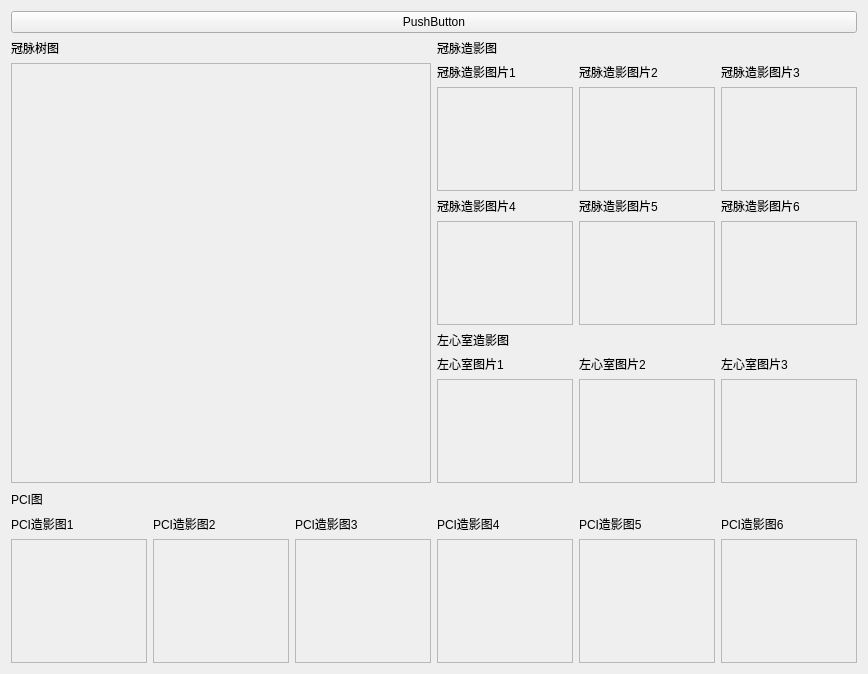
<?xml version="1.0" encoding="UTF-8"?>
<ui version="4.0">
 <class>CWidgetReportPic</class>
 <widget class="QWidget" name="CWidgetReportPic">
  <property name="geometry">
   <rect>
    <x>0</x>
    <y>0</y>
    <width>868</width>
    <height>674</height>
   </rect>
  </property>
  <property name="windowTitle">
   <string>Form</string>
  </property>
  <layout class="QVBoxLayout" name="verticalLayout_18" stretch="0,3,0,1">
   <item>
    <widget class="QPushButton" name="pushButton">
     <property name="text">
      <string>PushButton</string>
     </property>
    </widget>
   </item>
   <item>
    <layout class="QHBoxLayout" name="horizontalLayout_4" stretch="1,1">
     <item>
      <layout class="QVBoxLayout" name="verticalLayout" stretch="0,0">
       <item>
        <widget class="QLabel" name="label">
         <property name="sizePolicy">
          <sizepolicy hsizetype="Fixed" vsizetype="Fixed">
           <horstretch>0</horstretch>
           <verstretch>0</verstretch>
          </sizepolicy>
         </property>
         <property name="text">
          <string>冠脉树图</string>
         </property>
        </widget>
       </item>
       <item>
        <widget class="QLabel" name="image">
         <property name="sizePolicy">
          <sizepolicy hsizetype="Minimum" vsizetype="Minimum">
           <horstretch>0</horstretch>
           <verstretch>0</verstretch>
          </sizepolicy>
         </property>
         <property name="minimumSize">
          <size>
           <width>200</width>
           <height>200</height>
          </size>
         </property>
         <property name="frameShape">
          <enum>QFrame::StyledPanel</enum>
         </property>
         <property name="text">
          <string/>
         </property>
         <property name="pixmap">
          <pixmap resource="../PathologyInfo/PicResource.qrc">:/VesselTree/Balance.bmp</pixmap>
         </property>
        </widget>
       </item>
      </layout>
     </item>
     <item>
      <layout class="QVBoxLayout" name="verticalLayout_2" stretch="1,1,1,1,1">
       <item>
        <widget class="QLabel" name="label_3">
         <property name="sizePolicy">
          <sizepolicy hsizetype="Fixed" vsizetype="Fixed">
           <horstretch>0</horstretch>
           <verstretch>0</verstretch>
          </sizepolicy>
         </property>
         <property name="text">
          <string>冠脉造影图</string>
         </property>
         <property name="alignment">
          <set>Qt::AlignCenter</set>
         </property>
        </widget>
       </item>
       <item>
        <layout class="QHBoxLayout" name="horizontalLayout" stretch="1,1,1">
         <item>
          <layout class="QVBoxLayout" name="verticalLayout_12">
           <item>
            <widget class="QLabel" name="label_21">
             <property name="sizePolicy">
              <sizepolicy hsizetype="Fixed" vsizetype="Fixed">
               <horstretch>0</horstretch>
               <verstretch>0</verstretch>
              </sizepolicy>
             </property>
             <property name="text">
              <string>冠脉造影图片1</string>
             </property>
            </widget>
           </item>
           <item>
            <widget class="QLabelWithDoubleClick" name="image1">
             <property name="frameShape">
              <enum>QFrame::StyledPanel</enum>
             </property>
             <property name="text">
              <string/>
             </property>
            </widget>
           </item>
          </layout>
         </item>
         <item>
          <layout class="QVBoxLayout" name="verticalLayout_4">
           <item>
            <widget class="QLabel" name="label_5">
             <property name="sizePolicy">
              <sizepolicy hsizetype="Fixed" vsizetype="Fixed">
               <horstretch>0</horstretch>
               <verstretch>0</verstretch>
              </sizepolicy>
             </property>
             <property name="text">
              <string>冠脉造影图片2</string>
             </property>
            </widget>
           </item>
           <item>
            <widget class="QLabelWithDoubleClick" name="image2">
             <property name="frameShape">
              <enum>QFrame::StyledPanel</enum>
             </property>
             <property name="text">
              <string/>
             </property>
            </widget>
           </item>
          </layout>
         </item>
         <item>
          <layout class="QVBoxLayout" name="verticalLayout_5">
           <item>
            <widget class="QLabel" name="label_6">
             <property name="sizePolicy">
              <sizepolicy hsizetype="Fixed" vsizetype="Fixed">
               <horstretch>0</horstretch>
               <verstretch>0</verstretch>
              </sizepolicy>
             </property>
             <property name="text">
              <string>冠脉造影图片3</string>
             </property>
            </widget>
           </item>
           <item>
            <widget class="QLabelWithDoubleClick" name="image3">
             <property name="frameShape">
              <enum>QFrame::StyledPanel</enum>
             </property>
             <property name="text">
              <string/>
             </property>
            </widget>
           </item>
          </layout>
         </item>
        </layout>
       </item>
       <item>
        <layout class="QHBoxLayout" name="horizontalLayout_2" stretch="1,1,1">
         <item>
          <layout class="QVBoxLayout" name="verticalLayout_6">
           <item>
            <widget class="QLabel" name="label_7">
             <property name="sizePolicy">
              <sizepolicy hsizetype="Fixed" vsizetype="Fixed">
               <horstretch>0</horstretch>
               <verstretch>0</verstretch>
              </sizepolicy>
             </property>
             <property name="text">
              <string>冠脉造影图片4</string>
             </property>
            </widget>
           </item>
           <item>
            <widget class="QLabelWithDoubleClick" name="image4">
             <property name="frameShape">
              <enum>QFrame::StyledPanel</enum>
             </property>
             <property name="text">
              <string/>
             </property>
            </widget>
           </item>
          </layout>
         </item>
         <item>
          <layout class="QVBoxLayout" name="verticalLayout_7">
           <item>
            <widget class="QLabel" name="label_8">
             <property name="sizePolicy">
              <sizepolicy hsizetype="Fixed" vsizetype="Fixed">
               <horstretch>0</horstretch>
               <verstretch>0</verstretch>
              </sizepolicy>
             </property>
             <property name="text">
              <string>冠脉造影图片5</string>
             </property>
            </widget>
           </item>
           <item>
            <widget class="QLabelWithDoubleClick" name="image5">
             <property name="toolTip">
              <string/>
             </property>
             <property name="frameShape">
              <enum>QFrame::StyledPanel</enum>
             </property>
             <property name="text">
              <string/>
             </property>
            </widget>
           </item>
          </layout>
         </item>
         <item>
          <layout class="QVBoxLayout" name="verticalLayout_8">
           <item>
            <widget class="QLabel" name="label_9">
             <property name="sizePolicy">
              <sizepolicy hsizetype="Fixed" vsizetype="Fixed">
               <horstretch>0</horstretch>
               <verstretch>0</verstretch>
              </sizepolicy>
             </property>
             <property name="text">
              <string>冠脉造影图片6</string>
             </property>
            </widget>
           </item>
           <item>
            <widget class="QLabelWithDoubleClick" name="image6">
             <property name="frameShape">
              <enum>QFrame::StyledPanel</enum>
             </property>
             <property name="text">
              <string/>
             </property>
            </widget>
           </item>
          </layout>
         </item>
        </layout>
       </item>
       <item>
        <widget class="QLabel" name="label_10">
         <property name="sizePolicy">
          <sizepolicy hsizetype="Fixed" vsizetype="Fixed">
           <horstretch>0</horstretch>
           <verstretch>0</verstretch>
          </sizepolicy>
         </property>
         <property name="text">
          <string>左心室造影图</string>
         </property>
         <property name="alignment">
          <set>Qt::AlignCenter</set>
         </property>
        </widget>
       </item>
       <item>
        <layout class="QHBoxLayout" name="horizontalLayout_3" stretch="1,1,1">
         <item>
          <layout class="QVBoxLayout" name="verticalLayout_9">
           <item>
            <widget class="QLabel" name="label_11">
             <property name="sizePolicy">
              <sizepolicy hsizetype="Fixed" vsizetype="Fixed">
               <horstretch>0</horstretch>
               <verstretch>0</verstretch>
              </sizepolicy>
             </property>
             <property name="text">
              <string>左心室图片1</string>
             </property>
            </widget>
           </item>
           <item>
            <widget class="QLabelWithDoubleClick" name="image7">
             <property name="frameShape">
              <enum>QFrame::StyledPanel</enum>
             </property>
             <property name="text">
              <string/>
             </property>
            </widget>
           </item>
          </layout>
         </item>
         <item>
          <layout class="QVBoxLayout" name="verticalLayout_10">
           <item>
            <widget class="QLabel" name="label_12">
             <property name="sizePolicy">
              <sizepolicy hsizetype="Fixed" vsizetype="Fixed">
               <horstretch>0</horstretch>
               <verstretch>0</verstretch>
              </sizepolicy>
             </property>
             <property name="text">
              <string>左心室图片2</string>
             </property>
            </widget>
           </item>
           <item>
            <widget class="QLabelWithDoubleClick" name="image8">
             <property name="frameShape">
              <enum>QFrame::StyledPanel</enum>
             </property>
             <property name="text">
              <string/>
             </property>
            </widget>
           </item>
          </layout>
         </item>
         <item>
          <layout class="QVBoxLayout" name="verticalLayout_11">
           <item>
            <widget class="QLabel" name="label_13">
             <property name="sizePolicy">
              <sizepolicy hsizetype="Fixed" vsizetype="Fixed">
               <horstretch>0</horstretch>
               <verstretch>0</verstretch>
              </sizepolicy>
             </property>
             <property name="text">
              <string>左心室图片3</string>
             </property>
            </widget>
           </item>
           <item>
            <widget class="QLabelWithDoubleClick" name="image9">
             <property name="frameShape">
              <enum>QFrame::StyledPanel</enum>
             </property>
             <property name="text">
              <string/>
             </property>
            </widget>
           </item>
          </layout>
         </item>
        </layout>
       </item>
      </layout>
     </item>
    </layout>
   </item>
   <item>
    <layout class="QHBoxLayout" name="horizontalLayout_6">
     <item>
      <widget class="QLabel" name="label_15">
       <property name="sizePolicy">
        <sizepolicy hsizetype="Fixed" vsizetype="Fixed">
         <horstretch>0</horstretch>
         <verstretch>0</verstretch>
        </sizepolicy>
       </property>
       <property name="text">
        <string>PCI图</string>
       </property>
       <property name="alignment">
        <set>Qt::AlignLeading|Qt::AlignLeft|Qt::AlignVCenter</set>
       </property>
      </widget>
     </item>
     <item>
      <spacer name="horizontalSpacer">
       <property name="orientation">
        <enum>Qt::Horizontal</enum>
       </property>
       <property name="sizeHint" stdset="0">
        <size>
         <width>40</width>
         <height>20</height>
        </size>
       </property>
      </spacer>
     </item>
    </layout>
   </item>
   <item>
    <layout class="QHBoxLayout" name="horizontalLayout_5" stretch="1,1,1,1,1,1">
     <item>
      <layout class="QVBoxLayout" name="verticalLayout_17">
       <item>
        <widget class="QLabel" name="label_14">
         <property name="sizePolicy">
          <sizepolicy hsizetype="Fixed" vsizetype="Fixed">
           <horstretch>0</horstretch>
           <verstretch>0</verstretch>
          </sizepolicy>
         </property>
         <property name="text">
          <string>PCI造影图1</string>
         </property>
        </widget>
       </item>
       <item>
        <widget class="QLabelWithDoubleClick" name="image10">
         <property name="frameShape">
          <enum>QFrame::StyledPanel</enum>
         </property>
         <property name="text">
          <string/>
         </property>
        </widget>
       </item>
      </layout>
     </item>
     <item>
      <layout class="QVBoxLayout" name="verticalLayout_16">
       <item>
        <widget class="QLabel" name="label_16">
         <property name="sizePolicy">
          <sizepolicy hsizetype="Fixed" vsizetype="Fixed">
           <horstretch>0</horstretch>
           <verstretch>0</verstretch>
          </sizepolicy>
         </property>
         <property name="text">
          <string>PCI造影图2</string>
         </property>
        </widget>
       </item>
       <item>
        <widget class="QLabelWithDoubleClick" name="image11">
         <property name="frameShape">
          <enum>QFrame::StyledPanel</enum>
         </property>
         <property name="text">
          <string/>
         </property>
        </widget>
       </item>
      </layout>
     </item>
     <item>
      <layout class="QVBoxLayout" name="verticalLayout_15">
       <item>
        <widget class="QLabel" name="label_17">
         <property name="sizePolicy">
          <sizepolicy hsizetype="Fixed" vsizetype="Fixed">
           <horstretch>0</horstretch>
           <verstretch>0</verstretch>
          </sizepolicy>
         </property>
         <property name="text">
          <string>PCI造影图3</string>
         </property>
        </widget>
       </item>
       <item>
        <widget class="QLabelWithDoubleClick" name="image12">
         <property name="frameShape">
          <enum>QFrame::StyledPanel</enum>
         </property>
         <property name="text">
          <string/>
         </property>
        </widget>
       </item>
      </layout>
     </item>
     <item>
      <layout class="QVBoxLayout" name="verticalLayout_14">
       <item>
        <widget class="QLabel" name="label_18">
         <property name="sizePolicy">
          <sizepolicy hsizetype="Fixed" vsizetype="Fixed">
           <horstretch>0</horstretch>
           <verstretch>0</verstretch>
          </sizepolicy>
         </property>
         <property name="text">
          <string>PCI造影图4</string>
         </property>
        </widget>
       </item>
       <item>
        <widget class="QLabelWithDoubleClick" name="image13">
         <property name="frameShape">
          <enum>QFrame::StyledPanel</enum>
         </property>
         <property name="text">
          <string/>
         </property>
        </widget>
       </item>
      </layout>
     </item>
     <item>
      <layout class="QVBoxLayout" name="verticalLayout_13">
       <item>
        <widget class="QLabel" name="label_19">
         <property name="sizePolicy">
          <sizepolicy hsizetype="Fixed" vsizetype="Fixed">
           <horstretch>0</horstretch>
           <verstretch>0</verstretch>
          </sizepolicy>
         </property>
         <property name="text">
          <string>PCI造影图5</string>
         </property>
        </widget>
       </item>
       <item>
        <widget class="QLabelWithDoubleClick" name="image14">
         <property name="frameShape">
          <enum>QFrame::StyledPanel</enum>
         </property>
         <property name="text">
          <string/>
         </property>
        </widget>
       </item>
      </layout>
     </item>
     <item>
      <layout class="QVBoxLayout" name="verticalLayout_3">
       <item>
        <widget class="QLabel" name="label_20">
         <property name="sizePolicy">
          <sizepolicy hsizetype="Fixed" vsizetype="Fixed">
           <horstretch>0</horstretch>
           <verstretch>0</verstretch>
          </sizepolicy>
         </property>
         <property name="text">
          <string>PCI造影图6</string>
         </property>
        </widget>
       </item>
       <item>
        <widget class="QLabelWithDoubleClick" name="image15">
         <property name="frameShape">
          <enum>QFrame::StyledPanel</enum>
         </property>
         <property name="text">
          <string/>
         </property>
        </widget>
       </item>
      </layout>
     </item>
    </layout>
   </item>
  </layout>
 </widget>
 <customwidgets>
  <customwidget>
   <class>QLabelWithDoubleClick</class>
   <extends>QLabel</extends>
   <header>qlabelwithdoubleclick.h</header>
  </customwidget>
 </customwidgets>
 <resources>
  <include location="../PathologyInfo/PicResource.qrc"/>
 </resources>
 <connections/>
</ui>
